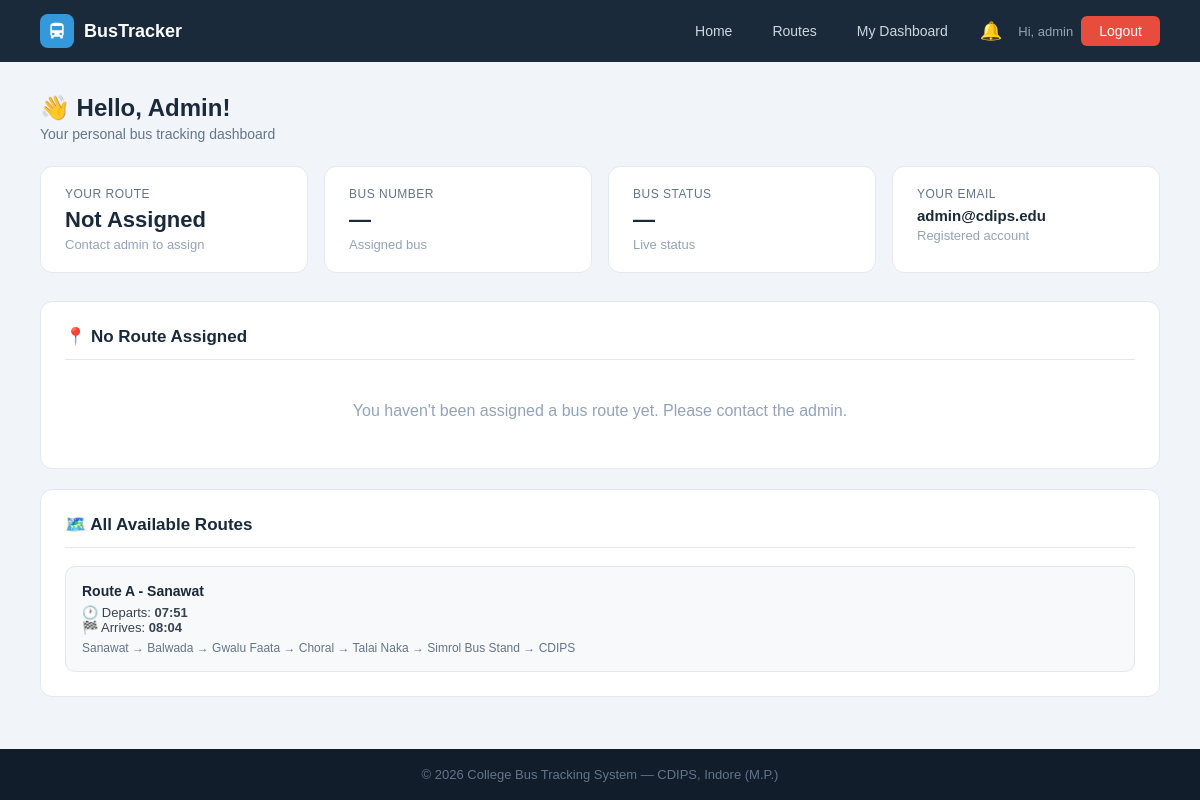
Before: /dashboard (signed in) with the older database file.
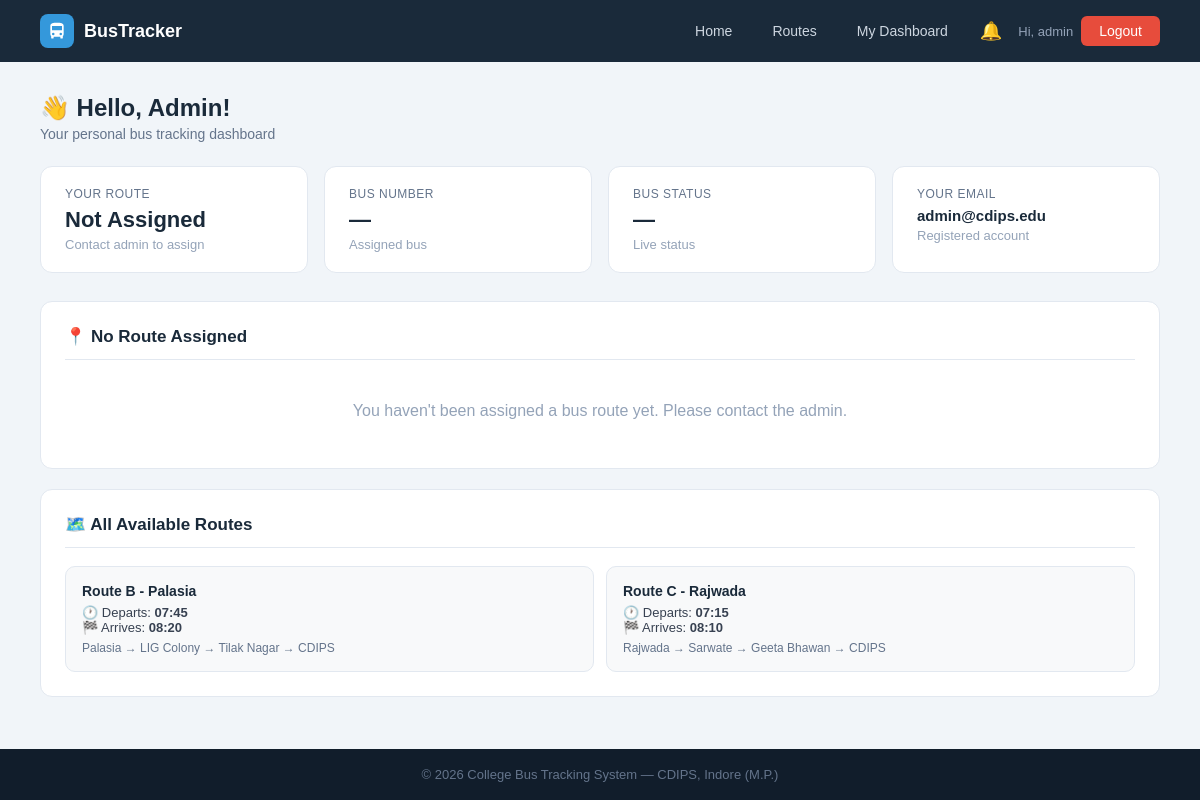
After: the same page with the newer database file.
### tables this page shows
CREATE TABLE routes (
        id INTEGER PRIMARY KEY AUTOINCREMENT,
        route_name TEXT NOT NULL, bus_id INTEGER,
        start_point TEXT, end_point TEXT,
        departure_time TEXT, arrival_time TEXT, stops TEXT, original_bus_id INTEGER,
        FOREIGN KEY(bus_id) REFERENCES buses(id));

### app.py (the view)
@app.route('/dashboard')
@login_required
def dashboard():
    db = get_db()
    user = db.execute("SELECT * FROM users WHERE id=?", (session['student']['id'],)).fetchone()
    my_route = None
    if user['route_id']:
        my_route = db.execute('''SELECT r.*,b.bus_number,b.driver_name,b.driver_phone,b.driver_address,b.status
                                 FROM routes r LEFT JOIN buses b ON r.bus_id=b.id
                                 WHERE r.id=?''', (user['route_id'],)).fetchone()
    all_routes = db.execute("SELECT * FROM routes").fetchall()
    db.close(); return render_template('dashboard.html', user=user, my_route=my_route, all_routes=all_routes)

### app.py (called while the page is built)
def get_db():
    conn = sqlite3.connect(DB)
    conn.row_factory = sqlite3.Row
    return conn

def login_required(f):
    @wraps(f)
    def dec(*a, **kw):
        if 'student' not in session:
            flash('Please login first.', 'error')
            return redirect(url_for('student_login'))
        return f(*a, **kw)
    return dec

@app.context_processor
def inject_notifications():
    if 'student' in session:
        student_id = session['student']['id']
        db = get_db()
        notifs = db.execute(
            "SELECT * FROM notifications WHERE user_id=? ORDER BY created_at DESC LIMIT 10",
            (student_id,)
        ).fetchall()
        unread = db.execute(
            "SELECT COUNT(*) FROM notifications WHERE user_id=? AND is_read=0",
            (student_id,)
        ).fetchone()[0]
        db.close()
        return dict(notifications=notifs, unread_count=unread)
    return dict(notifications=[], unread_count=0)

### templates/dashboard.html (shortened to what the changed rows need)
{% extends "base.html" %}
{% block content %}
<div class="page">
    <div class="page-header">
        <h1>👋 Hello, {{ user.name }}!</h1>
    </div>
    {% if my_route %}
    <div class="panel">
        <h2>🚌 My Bus Details</h2>
        <div class="info-row"><span class="key">Bus Number</span><span class="val">{{ my_route.bus_number }}</span></div>
        <div class="info-row"><span class="key">Driver Name</span><span class="val">{{ my_route.driver_name }}</span></div>
        <div class="info-row"><span class="key">Driver Phone</span><span class="val">{{ my_route.driver_phone or 'N/A' }}</span></div>
        <div class="info-row"><span class="key">Driver Address</span><span class="val">{{ my_route.driver_address or 'N/A' }}</span></div>
        <div class="info-row"><span class="key">Departure Time</span><span class="val">{{ my_route.departure_time }}</span></div>
        <div class="info-row"><span class="key">Arrival Time</span><span class="val">{{ my_route.arrival_time }}</span></div>
        <div class="info-row"><span class="key">From → To</span><span class="val">{{ my_route.start_point }} → {{ my_route.end_point }}</span></div>
        <div style="margin-top:14px">
            <div style="font-size:13px;color:#64748b;margin-bottom:8px;font-weight:bold">STOPS</div>
            <div class="stops-list">
                {% for stop in my_route.stops.split('→') %}
                <span class="stop-chip">{{ stop.strip() }}</span>
                {% endfor %}
            </div>
        </div>
    </div>
    <div class="panel">
        <h2>📍 Route Map — {{ my_route.route_name }}</h2>
        <p style="font-size:13px;color:#64748b;margin-bottom:12px;">
            🚌 <b>{{ my_route.bus_number }}</b> &nbsp;|&nbsp;
            👤 Driver: <b>{{ my_route.driver_name }}</b> &nbsp;|&nbsp;
            🕐 Departs: <b>{{ my_route.departure_time }}</b>
        </p>
        <div id="busMap" style="height:380px;border-radius:12px;border:1px solid #e2e8f0;z-index:1;"></div>
        <div style="margin-top:14px;display:flex;align-items:center;gap:8px;flex-wrap:wrap;">
            <span style="font-size:12px;color:#64748b;font-weight:600;">ROUTE STOPS:</span>
            {% set stop_list = my_route.stops.split('→') %}
            {% for stop in stop_list %}
            <span style="display:inline-flex;align-items:center;gap:4px;background:#eff6ff;color:#1d4ed8;padding:3px 10px;border-radius:20px;font-size:12px;font-weight:500;">
                {% if loop.first %}🟢{% elif loop.last %}🏁{% else %}📍{% endif %}
                {{ stop.strip() }}
            </span>
            {% if not loop.last %}
            <span style="color:#94a3b8;font-size:12px;">→</span>
            {% endif %}
            {% endfor %}
        </div>
    </div>
    <link rel="stylesheet" href="https://unpkg.com/leaflet@1.9.4/dist/leaflet.css"/>
    <script src="https://unpkg.com/leaflet@1.9.4/dist/leaflet.js"></script>
    <script>
    // ── Stop coordinates for Indore routes ──────────────────────
    // Known stop locations in Indore (lat, lng)
    const stopCoords = {
        "vijay nagar":    [22.7534, 75.8937],
        "scheme 54":      [22.7400, 75.8800],
        "palasia":        [22.7239, 75.8676],
        "cdips":          [22.6900, 75.8300],
        "cdips college":  [22.6900, 75.8300],
        "rajwada":        [22.7196, 75.8577],
        "sarwate":        [22.7150, 75.8490],
        "geeta bhawan":   [22.7310, 75.8720],
        "lig colony":     [22.7350, 75.8600],
        "tilak nagar":    [22.7280, 75.8750],
        "indore":         [22.7196, 75.8577],
    };
    // Default center: Indore
    var defaultLat = 22.7196, defaultLng = 75.8577;
    // Parse stops from Jinja
    var stopsRaw = {{ my_route.stops | tojson }};
    var stopNames = stopsRaw.split('→').map(s => s.trim());
    // Build coordinate array for each stop
    var coords = [];
    stopNames.forEach(function(name) {
        var key = name.toLowerCase();
        if (stopCoords[key]) {
            coords.push({ name: name, lat: stopCoords[key][0], lng: stopCoords[key][1] });
        } else {
            // If stop not in dict, use Indore center with small offset
            coords.push({ name: name, lat: defaultLat + (coords.length * 0.005), lng: defaultLng + (coords.length * 0.005) });
        }
    });
    // ── Initialize Map ──────────────────────────────────────────
    var centerLat = coords.length > 0 ? coords[0].lat : defaultLat;
    var centerLng = coords.length > 0 ? coords[0].lng : defaultLng;
    var map = L.map('busMap').setView([centerLat, centerLng], 13);
    // OpenStreetMap tiles (free, no API key)
    L.tileLayer('https://{s}.tile.openstreetmap.org/{z}/{x}/{y}.png', {
        attribution: '© <a href="https://www.openstreetmap.org/copyright">OpenStreetMap</a>',
        maxZoom: 19
    }).addTo(map);
    // ── Custom Bus Icon ─────────────────────────────────────────
    var busIcon = L.divIcon({
        html: '<div style="font-size:28px;line-height:1;">🚌</div>',
        iconSize: [36, 36],
        iconAnchor: [18, 18],
        className: ''
    });
    var startIcon = L.divIcon({
        html: '<div style="font-size:22px;line-height:1;">🟢</div>',
        iconSize: [28, 28],
        iconAnchor: [14, 14],
        className: ''
    });
    var endIcon = L.divIcon({
        html: '<div style="font-size:22px;line-height:1;">🏁</div>',
        iconSize: [28, 28],
        iconAnchor: [14, 14],
        className: ''
    });
    var stopIcon = L.divIcon({
        html: '<div style="font-size:18px;line-height:1;">📍</div>',
        iconSize: [24, 24],
        iconAnchor: [12, 12],
        className: ''
    });
    // ── Add markers for each stop ───────────────────────────────
    var latLngs = [];
    coords.forEach(function(stop, i) {
        var icon = (i === 0) ? startIcon : (i === coords.length - 1) ? endIcon : stopIcon;
        var label = (i === 0) ? '🟢 START' : (i === coords.length - 1) ? '🏁 END' : '📍 Stop ' + (i);
        L.marker([stop.lat, stop.lng], { icon: icon })
         .addTo(map)
         .bindPopup(
            '<b>' + label + '</b><br>' + stop.name,
            { maxWidth: 200 }
         );
        latLngs.push([stop.lat, stop.lng]);
    });
    // ── Draw route polyline ─────────────────────────────────────
    if (latLngs.length > 1) {
        L.polyline(latLngs, {
            color: '#3498db',
            weight: 4,
            opacity: 0.8,
            dashArray: '8, 6'
        }).addTo(map);
        // Fit map to show all stops
        map.fitBounds(latLngs, { padding: [40, 40] });
    }
    // ── Animated bus marker on route ───────────────────────────
    {% if my_route.status == 'active' %}
    // Show bus icon at midpoint of route (simulate position)
    if (coords.length >= 2) {
        var midIndex = Math.floor(coords.length / 2);
        var busLat = coords[midIndex].lat + 0.002;
        var busLng = coords[midIndex].lng + 0.002;
        L.marker([busLat, busLng], { icon: busIcon })
         .addTo(map)
         .bindPopup(
            '<b>🚌 {{ my_route.bus_number }}</b><br>' +
            '👤 {{ my_route.driver_name }}<br>' +
            '📞 {{ my_route.driver_phone or "N/A" }}<br>' +
            '<span style="color:#27ae60;font-weight:bold;">● ACTIVE</span>',
            { maxWidth: 220 }
         )
         .openPopup();
    }
    {% endif %}
    </script>
    {% else %}
    <div class="panel">
        <h2>📍 No Route Assigned</h2>
    </div>
    {% endif %}
    <div class="panel">
        <h2>🗺️ All Available Routes</h2>
        <div class="route-grid">
            {% for r in all_routes %}
            <div class="route-mini-card">
                <strong>{{ r.route_name }}</strong>
                <div>🕐 Departs: <b>{{ r.departure_time }}</b></div>
                <div>🏁 Arrives: <b>{{ r.arrival_time }}</b></div>
                <div style="margin-top:6px;color:#64748b;font-size:12px">{{ r.stops }}</div>
            </div>
            {% endfor %}
        </div>
    </div>
</div>
{% endblock %}

Changed rows visible on the page:
removed routes: route_name "Route A - Sanawat", departure_time "07:51", arrival_time "08:04", stops "Sanawat → Balwada → Gwalu Faata → Choral → Talai Naka → Simrol Bus Stand → CDIPS"
added routes: route_name "Route B - Palasia", departure_time "07:45", arrival_time "08:20", stops "Palasia → LIG Colony → Tilak Nagar → CDIPS"
added routes: route_name "Route C - Rajwada", departure_time "07:15", arrival_time "08:10", stops "Rajwada → Sarwate → Geeta Bhawan → CDIPS"
